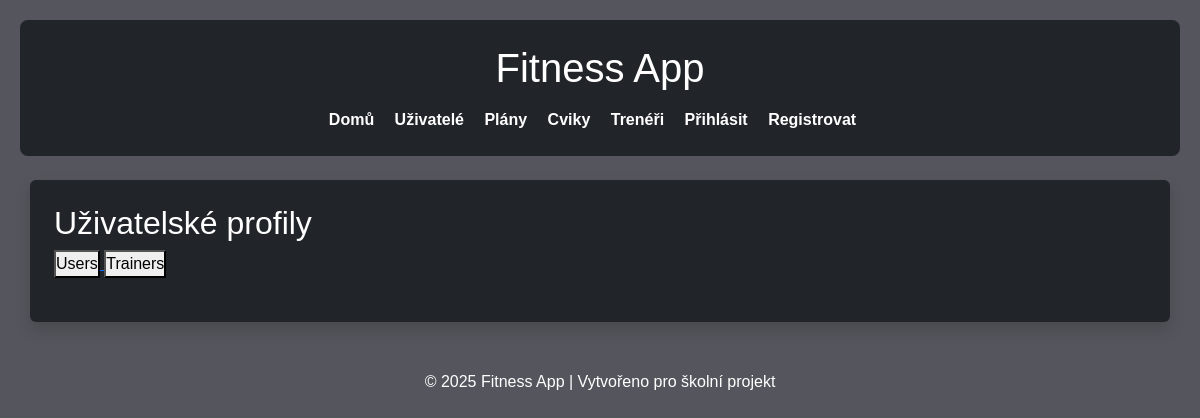
The app's page /profiles/, older data.
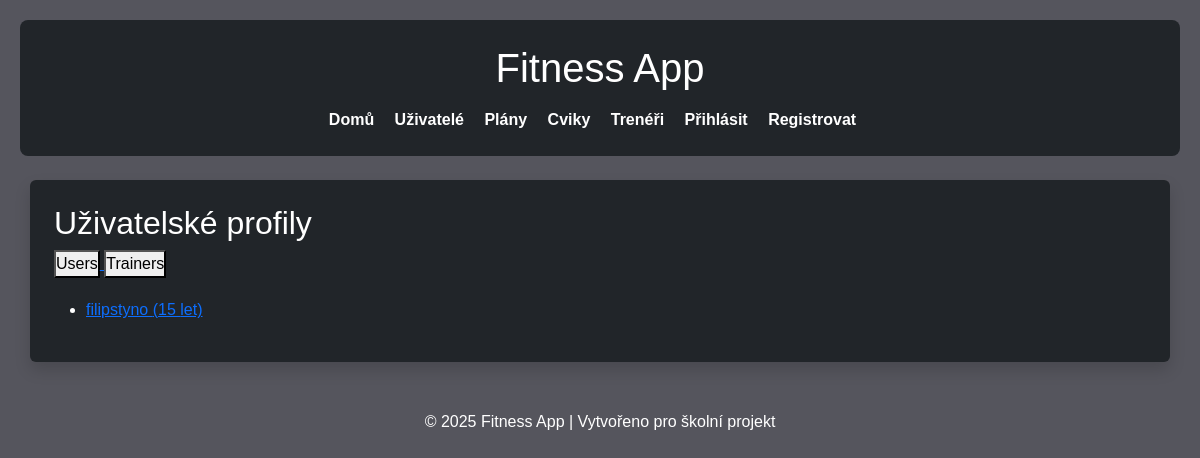
The same page, newer data.
### library/models.py (models this page shows, shortened)
class UserProfile(models.Model):
    user = models.OneToOneField(User, on_delete=models.CASCADE, related_name='profile')
    age = models.IntegerField(verbose_name='Age')
    height = models.FloatField(verbose_name='Height (cm)')
    weight = models.FloatField(verbose_name='Weight (kg)')
    is_trainer = models.BooleanField(default=False, verbose_name='Is Trainer')
    trainer = models.ForeignKey(
        'self',
        on_delete=models.SET_NULL,
        null=True,
        blank=True,
        limit_choices_to={'is_trainer': True},
        related_name='clients',
        verbose_name='Selected Trainer'
    )
    class Meta:
        ordering = ['user__username']
        verbose_name = 'User Profile'
        verbose_name_plural = 'User Profiles'

### library/views.py (the view)
# urls.py: path('profiles/', views.UserProfileListView.as_view(), name='userprofile-list'),
class UserProfileListView(ListView):
    model = UserProfile
    template_name = 'userprofile_list.html'

### library/templates/userprofile_list.html (shortened to what this page needs)
{% extends 'base.html' %}
{% block content %}
  <h2>Uživatelské profily</h2>
  <div style="margin-bottom: 20px; color: aliceblue;">
    <a href="{% url 'userprofile-list' %}">
      <button>Users</button>
    </a>
    <a href="{% url 'trainer-list' %}">
      <button>Trainers</button>
    </a>
  </div>
  {% if object_list %}
    <ul>
      {% for profile in object_list %}
        {% if not profile.is_trainer %}
          <li>
            <a href="{% url 'userprofile-detail' profile.pk %}">
              {{ profile.user.username }} ({{ profile.age }} let)
            </a>
          </li>
        {% endif %}
      {% endfor %}
    </ul>
  {% else %}
    <p>Žádní běžní uživatelé nebyli nalezeni.</p>
  {% endif %}
{% endblock %}

Row changes from the older to the newer data that the page shows:
added UserProfile: user.username "filipstyno", age "15"
